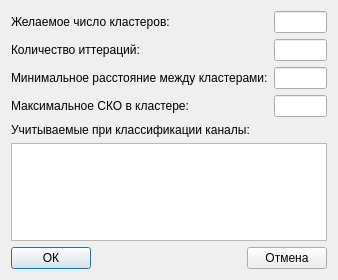
<?xml version="1.0" encoding="UTF-8"?>
<ui version="4.0">
 <class>DlgIsoData</class>
 <widget class="QDialog" name="DlgIsoData">
  <property name="geometry">
   <rect>
    <x>0</x>
    <y>0</y>
    <width>338</width>
    <height>280</height>
   </rect>
  </property>
  <property name="windowTitle">
   <string>Параметры неконтролируемой классификации</string>
  </property>
  <layout class="QGridLayout" name="gridLayout_3">
   <item row="0" column="0">
    <layout class="QGridLayout" name="gridLayout_2">
     <item row="0" column="0">
      <widget class="QLabel" name="label">
       <property name="text">
        <string>Желаемое число кластеров:</string>
       </property>
      </widget>
     </item>
     <item row="0" column="1">
      <widget class="QLineEdit" name="EditKolvoKL"/>
     </item>
     <item row="1" column="0">
      <widget class="QLabel" name="label_2">
       <property name="text">
        <string>Количество иттераций:</string>
       </property>
      </widget>
     </item>
     <item row="1" column="1">
      <widget class="QLineEdit" name="EditKolvoIt"/>
     </item>
     <item row="2" column="0">
      <widget class="QLabel" name="label_3">
       <property name="text">
        <string>Минимальное расстояние между кластерами:</string>
       </property>
      </widget>
     </item>
     <item row="2" column="1">
      <widget class="QLineEdit" name="EditMinDist"/>
     </item>
     <item row="3" column="0">
      <widget class="QLabel" name="label_4">
       <property name="text">
        <string>Максимальное СКО в кластере:</string>
       </property>
      </widget>
     </item>
     <item row="3" column="1">
      <widget class="QLineEdit" name="EditMaxSKO"/>
     </item>
     <item row="7" column="0" colspan="2">
      <layout class="QGridLayout" name="gridLayout">
       <item row="1" column="0">
        <widget class="QPushButton" name="ButtonOK">
         <property name="text">
          <string>ОК</string>
         </property>
        </widget>
       </item>
       <item row="1" column="2">
        <widget class="QPushButton" name="pushButton_2">
         <property name="text">
          <string>Отмена</string>
         </property>
        </widget>
       </item>
       <item row="1" column="1">
        <spacer name="horizontalSpacer">
         <property name="orientation">
          <enum>Qt::Horizontal</enum>
         </property>
         <property name="sizeHint" stdset="0">
          <size>
           <width>40</width>
           <height>20</height>
          </size>
         </property>
        </spacer>
       </item>
      </layout>
     </item>
     <item row="5" column="0" colspan="2">
      <widget class="QLabel" name="label_5">
       <property name="text">
        <string>Учитываемые при классификации каналы:</string>
       </property>
      </widget>
     </item>
     <item row="6" column="0" colspan="2">
      <widget class="QListWidget" name="ListChan"/>
     </item>
    </layout>
   </item>
  </layout>
 </widget>
 <resources/>
 <connections/>
</ui>
